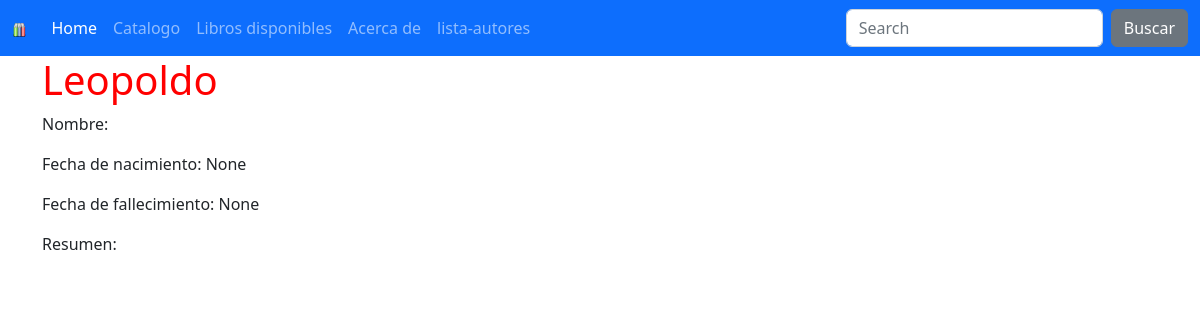
/catalogo/autores/7, run on the app's committed database.
### catalog/models.py (models this page shows, shortened)
class Author(models.Model):
    first_name = models.CharField(max_length=100)
    last_name = models.CharField(max_length=100)
    date_of_birth = models.DateField(null=True, blank=True)
    date_of_death = models.DateField('Died', null=True, blank=True)
    class Meta:
        ordering = ['last_name', 'first_name']

### catalog/views.py (the view)
# urls.py: path('autores/<int:pk>', AuthorDetailView.as_view(), name='detalle-autor'),
class AuthorDetailView(DetailView):
    model = Author

### catalog/templates/catalog/author_detail.html (shortened to what this page needs)
{% extends 'base.html' %}
{% block content %}
    <h1>{{ author.first_name }}</h1>
<p>Nombre: {{ author.name }}</p>
<p>Fecha de nacimiento: {{ author.date_of_birth }}</p>
<p>Fecha de fallecimiento: {{ author.date_of_death }}</p>
<p>Resumen: {{ author.summary }}</p>
{% endblock %}

### catalog/static/css/custom_styles.css (style rules this page uses)
h1 { color: red; }

### data on the page
Author: first_name "Leopoldo", date_of_birth "None", date_of_death "None"
